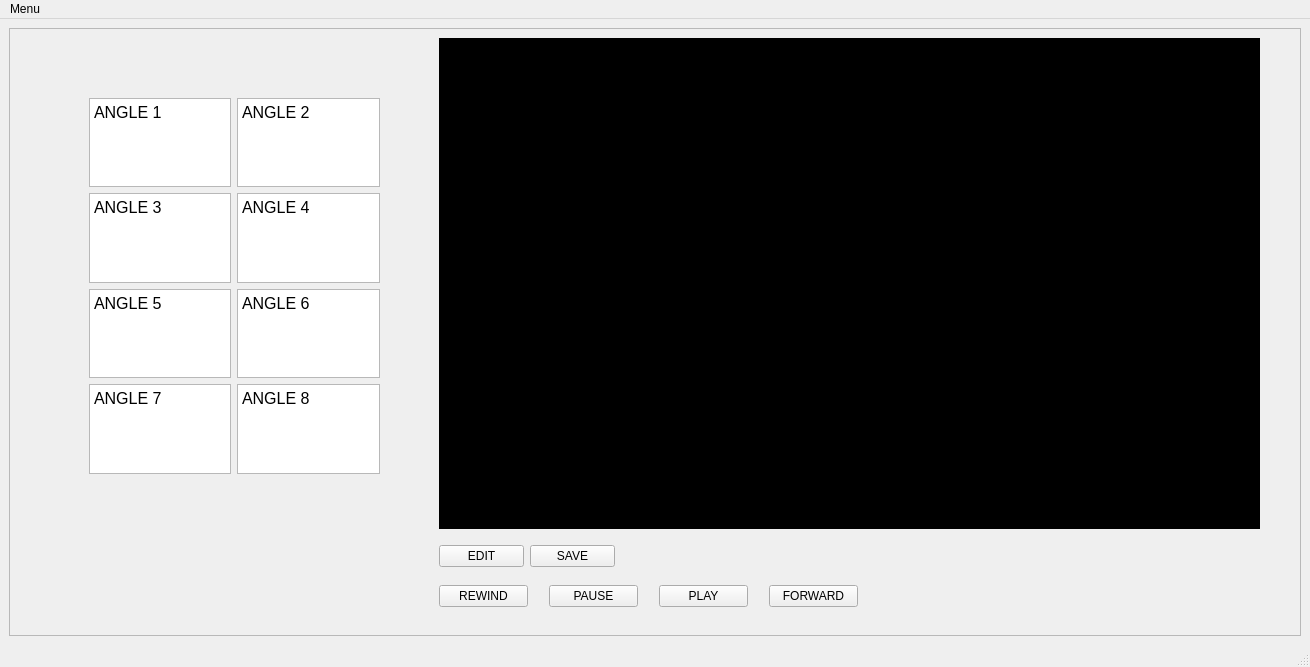
<?xml version="1.0" encoding="UTF-8"?>
<ui version="4.0">
 <class>MainWindow</class>
 <widget class="QMainWindow" name="MainWindow">
  <property name="geometry">
   <rect>
    <x>0</x>
    <y>0</y>
    <width>1310</width>
    <height>667</height>
   </rect>
  </property>
  <property name="windowTitle">
   <string>MainWindow</string>
  </property>
  <widget class="QWidget" name="centralwidget">
   <layout class="QGridLayout" name="gridLayout">
    <item row="0" column="0">
     <widget class="QFrame" name="frame">
      <property name="frameShape">
       <enum>QFrame::StyledPanel</enum>
      </property>
      <property name="frameShadow">
       <enum>QFrame::Raised</enum>
      </property>
      <widget class="clickablelabel" name="label">
       <property name="geometry">
        <rect>
         <x>430</x>
         <y>10</y>
         <width>821</width>
         <height>491</height>
        </rect>
       </property>
       <property name="styleSheet">
        <string notr="true">background-color: rgb(0, 0, 0);</string>
       </property>
       <property name="text">
        <string>TextLabel</string>
       </property>
      </widget>
      <widget class="QWidget" name="layoutWidget">
       <property name="geometry">
        <rect>
         <x>80</x>
         <y>70</y>
         <width>291</width>
         <height>376</height>
        </rect>
       </property>
       <layout class="QVBoxLayout" name="verticalLayout_3">
        <item>
         <layout class="QHBoxLayout" name="horizontalLayout_2">
          <item>
           <widget class="QTextBrowser" name="angle1">
            <property name="html">
             <string>&lt;!DOCTYPE HTML PUBLIC &quot;-//W3C//DTD HTML 4.0//EN&quot; &quot;http://www.w3.org/TR/REC-html40/strict.dtd&quot;&gt;
&lt;html&gt;&lt;head&gt;&lt;meta name=&quot;qrichtext&quot; content=&quot;1&quot; /&gt;&lt;style type=&quot;text/css&quot;&gt;
p, li { white-space: pre-wrap; }
&lt;/style&gt;&lt;/head&gt;&lt;body style=&quot; font-family:'Noto Sans'; font-size:10pt; font-weight:400; font-style:normal;&quot;&gt;
&lt;p style=&quot; margin-top:0px; margin-bottom:0px; margin-left:0px; margin-right:0px; -qt-block-indent:0; text-indent:0px;&quot;&gt;&lt;span style=&quot; font-family:'MS Shell Dlg 2'; font-size:12pt;&quot;&gt;ANGLE 1&lt;/span&gt;&lt;/p&gt;&lt;/body&gt;&lt;/html&gt;</string>
            </property>
           </widget>
          </item>
          <item>
           <widget class="QTextBrowser" name="angle2">
            <property name="html">
             <string>&lt;!DOCTYPE HTML PUBLIC &quot;-//W3C//DTD HTML 4.0//EN&quot; &quot;http://www.w3.org/TR/REC-html40/strict.dtd&quot;&gt;
&lt;html&gt;&lt;head&gt;&lt;meta name=&quot;qrichtext&quot; content=&quot;1&quot; /&gt;&lt;style type=&quot;text/css&quot;&gt;
p, li { white-space: pre-wrap; }
&lt;/style&gt;&lt;/head&gt;&lt;body style=&quot; font-family:'Noto Sans'; font-size:10pt; font-weight:400; font-style:normal;&quot;&gt;
&lt;p style=&quot; margin-top:0px; margin-bottom:0px; margin-left:0px; margin-right:0px; -qt-block-indent:0; text-indent:0px;&quot;&gt;&lt;span style=&quot; font-family:'MS Shell Dlg 2'; font-size:12pt;&quot;&gt;ANGLE 2&lt;/span&gt;&lt;/p&gt;&lt;/body&gt;&lt;/html&gt;</string>
            </property>
           </widget>
          </item>
         </layout>
        </item>
        <item>
         <layout class="QHBoxLayout" name="horizontalLayout_3">
          <item>
           <widget class="QTextBrowser" name="angle3">
            <property name="html">
             <string>&lt;!DOCTYPE HTML PUBLIC &quot;-//W3C//DTD HTML 4.0//EN&quot; &quot;http://www.w3.org/TR/REC-html40/strict.dtd&quot;&gt;
&lt;html&gt;&lt;head&gt;&lt;meta name=&quot;qrichtext&quot; content=&quot;1&quot; /&gt;&lt;style type=&quot;text/css&quot;&gt;
p, li { white-space: pre-wrap; }
&lt;/style&gt;&lt;/head&gt;&lt;body style=&quot; font-family:'Noto Sans'; font-size:10pt; font-weight:400; font-style:normal;&quot;&gt;
&lt;p style=&quot; margin-top:0px; margin-bottom:0px; margin-left:0px; margin-right:0px; -qt-block-indent:0; text-indent:0px;&quot;&gt;&lt;span style=&quot; font-family:'MS Shell Dlg 2'; font-size:12pt;&quot;&gt;ANGLE 3&lt;/span&gt;&lt;/p&gt;&lt;/body&gt;&lt;/html&gt;</string>
            </property>
           </widget>
          </item>
          <item>
           <widget class="QTextBrowser" name="angle4">
            <property name="html">
             <string>&lt;!DOCTYPE HTML PUBLIC &quot;-//W3C//DTD HTML 4.0//EN&quot; &quot;http://www.w3.org/TR/REC-html40/strict.dtd&quot;&gt;
&lt;html&gt;&lt;head&gt;&lt;meta name=&quot;qrichtext&quot; content=&quot;1&quot; /&gt;&lt;style type=&quot;text/css&quot;&gt;
p, li { white-space: pre-wrap; }
&lt;/style&gt;&lt;/head&gt;&lt;body style=&quot; font-family:'Noto Sans'; font-size:10pt; font-weight:400; font-style:normal;&quot;&gt;
&lt;p style=&quot; margin-top:0px; margin-bottom:0px; margin-left:0px; margin-right:0px; -qt-block-indent:0; text-indent:0px;&quot;&gt;&lt;span style=&quot; font-family:'MS Shell Dlg 2'; font-size:12pt;&quot;&gt;ANGLE 4&lt;/span&gt;&lt;/p&gt;&lt;/body&gt;&lt;/html&gt;</string>
            </property>
           </widget>
          </item>
         </layout>
        </item>
        <item>
         <layout class="QHBoxLayout" name="horizontalLayout_4">
          <item>
           <widget class="QTextBrowser" name="angle5">
            <property name="html">
             <string>&lt;!DOCTYPE HTML PUBLIC &quot;-//W3C//DTD HTML 4.0//EN&quot; &quot;http://www.w3.org/TR/REC-html40/strict.dtd&quot;&gt;
&lt;html&gt;&lt;head&gt;&lt;meta name=&quot;qrichtext&quot; content=&quot;1&quot; /&gt;&lt;style type=&quot;text/css&quot;&gt;
p, li { white-space: pre-wrap; }
&lt;/style&gt;&lt;/head&gt;&lt;body style=&quot; font-family:'Noto Sans'; font-size:10pt; font-weight:400; font-style:normal;&quot;&gt;
&lt;p style=&quot; margin-top:0px; margin-bottom:0px; margin-left:0px; margin-right:0px; -qt-block-indent:0; text-indent:0px;&quot;&gt;&lt;span style=&quot; font-family:'MS Shell Dlg 2'; font-size:12pt;&quot;&gt;ANGLE 5&lt;/span&gt;&lt;/p&gt;&lt;/body&gt;&lt;/html&gt;</string>
            </property>
           </widget>
          </item>
          <item>
           <widget class="QTextBrowser" name="angle6">
            <property name="html">
             <string>&lt;!DOCTYPE HTML PUBLIC &quot;-//W3C//DTD HTML 4.0//EN&quot; &quot;http://www.w3.org/TR/REC-html40/strict.dtd&quot;&gt;
&lt;html&gt;&lt;head&gt;&lt;meta name=&quot;qrichtext&quot; content=&quot;1&quot; /&gt;&lt;style type=&quot;text/css&quot;&gt;
p, li { white-space: pre-wrap; }
&lt;/style&gt;&lt;/head&gt;&lt;body style=&quot; font-family:'Noto Sans'; font-size:10pt; font-weight:400; font-style:normal;&quot;&gt;
&lt;p style=&quot; margin-top:0px; margin-bottom:0px; margin-left:0px; margin-right:0px; -qt-block-indent:0; text-indent:0px;&quot;&gt;&lt;span style=&quot; font-family:'MS Shell Dlg 2'; font-size:12pt;&quot;&gt;ANGLE 6&lt;/span&gt;&lt;/p&gt;&lt;/body&gt;&lt;/html&gt;</string>
            </property>
           </widget>
          </item>
         </layout>
        </item>
        <item>
         <layout class="QHBoxLayout" name="horizontalLayout_5">
          <item>
           <widget class="QTextBrowser" name="angle7">
            <property name="html">
             <string>&lt;!DOCTYPE HTML PUBLIC &quot;-//W3C//DTD HTML 4.0//EN&quot; &quot;http://www.w3.org/TR/REC-html40/strict.dtd&quot;&gt;
&lt;html&gt;&lt;head&gt;&lt;meta name=&quot;qrichtext&quot; content=&quot;1&quot; /&gt;&lt;style type=&quot;text/css&quot;&gt;
p, li { white-space: pre-wrap; }
&lt;/style&gt;&lt;/head&gt;&lt;body style=&quot; font-family:'Noto Sans'; font-size:10pt; font-weight:400; font-style:normal;&quot;&gt;
&lt;p style=&quot; margin-top:0px; margin-bottom:0px; margin-left:0px; margin-right:0px; -qt-block-indent:0; text-indent:0px;&quot;&gt;&lt;span style=&quot; font-family:'MS Shell Dlg 2'; font-size:12pt;&quot;&gt;ANGLE 7&lt;/span&gt;&lt;/p&gt;&lt;/body&gt;&lt;/html&gt;</string>
            </property>
           </widget>
          </item>
          <item>
           <widget class="QTextBrowser" name="angle8">
            <property name="html">
             <string>&lt;!DOCTYPE HTML PUBLIC &quot;-//W3C//DTD HTML 4.0//EN&quot; &quot;http://www.w3.org/TR/REC-html40/strict.dtd&quot;&gt;
&lt;html&gt;&lt;head&gt;&lt;meta name=&quot;qrichtext&quot; content=&quot;1&quot; /&gt;&lt;style type=&quot;text/css&quot;&gt;
p, li { white-space: pre-wrap; }
&lt;/style&gt;&lt;/head&gt;&lt;body style=&quot; font-family:'Noto Sans'; font-size:10pt; font-weight:400; font-style:normal;&quot;&gt;
&lt;p style=&quot; margin-top:0px; margin-bottom:0px; margin-left:0px; margin-right:0px; -qt-block-indent:0; text-indent:0px;&quot;&gt;&lt;span style=&quot; font-family:'MS Shell Dlg 2'; font-size:12pt;&quot;&gt;ANGLE 8&lt;/span&gt;&lt;/p&gt;&lt;/body&gt;&lt;/html&gt;</string>
            </property>
           </widget>
          </item>
         </layout>
        </item>
       </layout>
      </widget>
      <widget class="QWidget" name="layoutWidget">
       <property name="geometry">
        <rect>
         <x>430</x>
         <y>550</y>
         <width>419</width>
         <height>36</height>
        </rect>
       </property>
       <layout class="QHBoxLayout" name="horizontalLayout_6">
        <item>
         <widget class="QPushButton" name="rewindBtn">
          <property name="text">
           <string>REWIND</string>
          </property>
         </widget>
        </item>
        <item>
         <spacer name="horizontalSpacer">
          <property name="orientation">
           <enum>Qt::Horizontal</enum>
          </property>
          <property name="sizeType">
           <enum>QSizePolicy::Fixed</enum>
          </property>
          <property name="sizeHint" stdset="0">
           <size>
            <width>15</width>
            <height>20</height>
           </size>
          </property>
         </spacer>
        </item>
        <item>
         <widget class="QPushButton" name="pauseBtn">
          <property name="text">
           <string>PAUSE</string>
          </property>
         </widget>
        </item>
        <item>
         <spacer name="horizontalSpacer_2">
          <property name="orientation">
           <enum>Qt::Horizontal</enum>
          </property>
          <property name="sizeType">
           <enum>QSizePolicy::Fixed</enum>
          </property>
          <property name="sizeHint" stdset="0">
           <size>
            <width>15</width>
            <height>20</height>
           </size>
          </property>
         </spacer>
        </item>
        <item>
         <widget class="QPushButton" name="playBtn">
          <property name="text">
           <string>PLAY</string>
          </property>
         </widget>
        </item>
        <item>
         <spacer name="horizontalSpacer_3">
          <property name="orientation">
           <enum>Qt::Horizontal</enum>
          </property>
          <property name="sizeType">
           <enum>QSizePolicy::Fixed</enum>
          </property>
          <property name="sizeHint" stdset="0">
           <size>
            <width>15</width>
            <height>20</height>
           </size>
          </property>
         </spacer>
        </item>
        <item>
         <widget class="QPushButton" name="forwardBtn">
          <property name="text">
           <string>FORWARD</string>
          </property>
         </widget>
        </item>
       </layout>
      </widget>
      <widget class="QWidget" name="horizontalLayoutWidget">
       <property name="geometry">
        <rect>
         <x>430</x>
         <y>510</y>
         <width>176</width>
         <height>36</height>
        </rect>
       </property>
       <layout class="QHBoxLayout" name="horizontalLayout">
        <item>
         <widget class="QPushButton" name="editBtn">
          <property name="text">
           <string>EDIT</string>
          </property>
         </widget>
        </item>
        <item>
         <widget class="QPushButton" name="saveBtn">
          <property name="text">
           <string>SAVE</string>
          </property>
         </widget>
        </item>
       </layout>
      </widget>
     </widget>
    </item>
   </layout>
  </widget>
  <widget class="QMenuBar" name="menubar">
   <property name="geometry">
    <rect>
     <x>0</x>
     <y>0</y>
     <width>1310</width>
     <height>30</height>
    </rect>
   </property>
   <widget class="QMenu" name="menuMenu">
    <property name="title">
     <string>Menu</string>
    </property>
    <addaction name="actionOpen"/>
    <addaction name="actionSave"/>
    <addaction name="actionSave_As"/>
   </widget>
   <addaction name="menuMenu"/>
  </widget>
  <widget class="QStatusBar" name="statusbar"/>
  <action name="actionOpen">
   <property name="text">
    <string>Open</string>
   </property>
  </action>
  <action name="actionSave">
   <property name="text">
    <string>Save</string>
   </property>
  </action>
  <action name="actionSave_As">
   <property name="text">
    <string>Save As</string>
   </property>
  </action>
 </widget>
 <customwidgets>
  <customwidget>
   <class>clickablelabel</class>
   <extends>QLabel</extends>
   <header>customclass</header>
  </customwidget>
 </customwidgets>
 <resources/>
 <connections/>
</ui>
